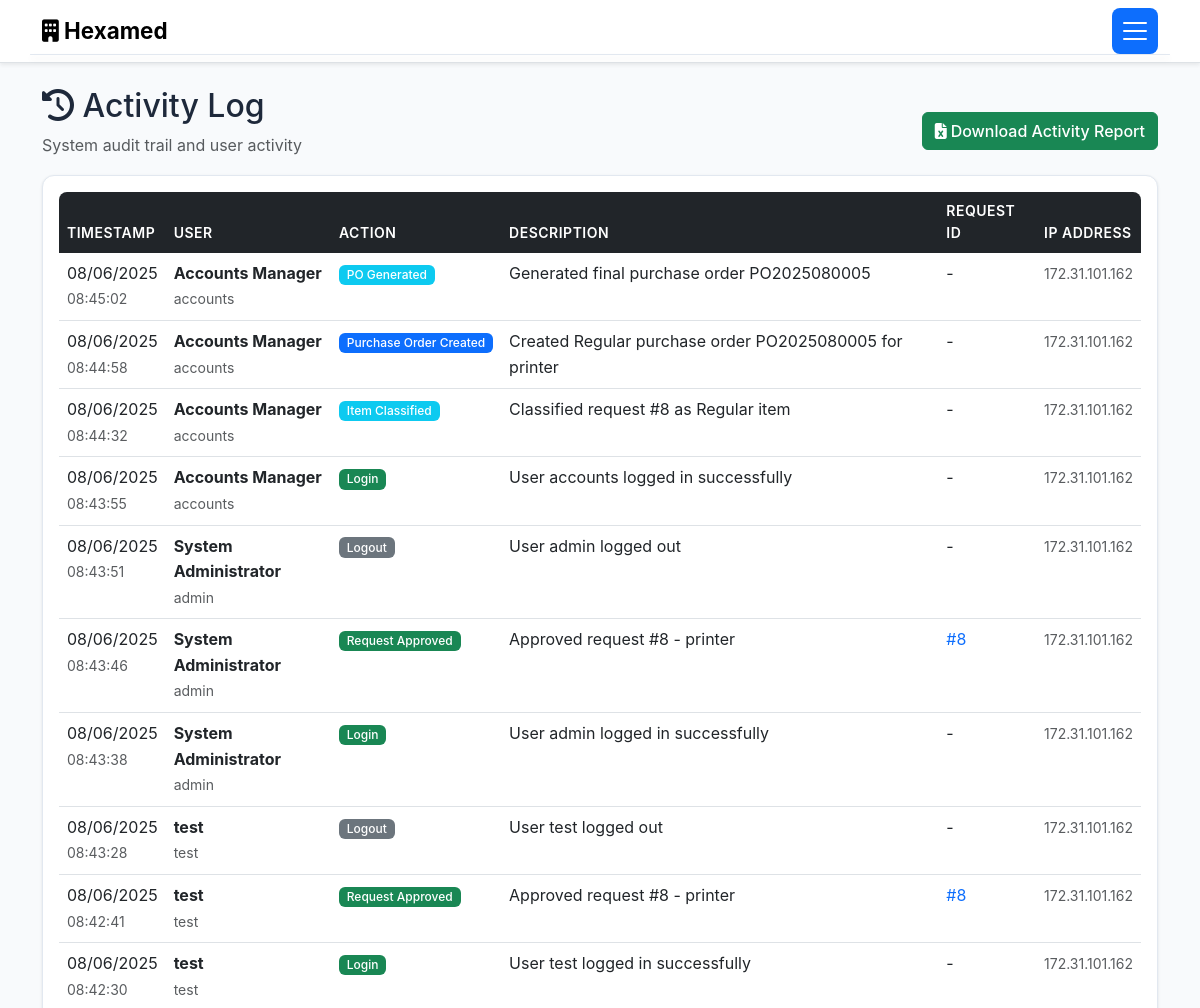
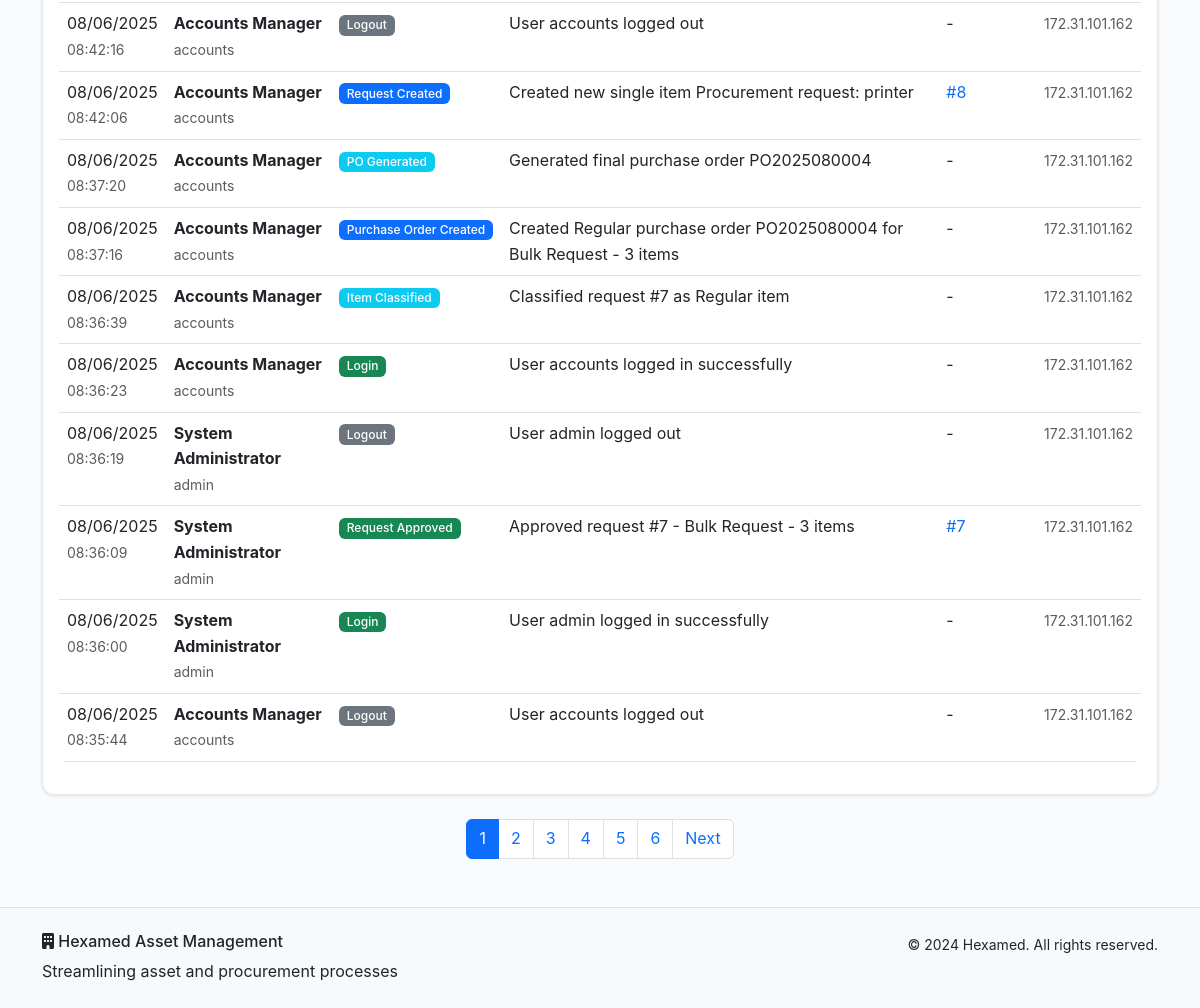
The app's page /activity (signed in) with its own data (2 pictures, top to bottom).
### models.py (models this page shows, shortened)
class ActivityLog(db.Model):
    id = db.Column(db.Integer, primary_key=True)
    action = db.Column(db.String(100), nullable=False)
    description = db.Column(db.Text, nullable=False)
    timestamp = db.Column(db.DateTime, default=datetime.utcnow)
    ip_address = db.Column(db.String(45))
    user_id = db.Column(db.Integer, db.ForeignKey('user.id'), nullable=False)
    request_id = db.Column(db.Integer, db.ForeignKey('asset_request.id'), nullable=True)
    user = db.relationship('User', backref='activities')
    request = db.relationship('AssetRequest', backref='activities')

class User(db.Model):
    id = db.Column(db.Integer, primary_key=True)
    username = db.Column(db.String(80), unique=True, nullable=False)
    email = db.Column(db.String(120), unique=True, nullable=False)
    password_hash = db.Column(db.String(256), nullable=False)
    role = db.Column(db.String(50), nullable=False, default='User')
    full_name = db.Column(db.String(100), nullable=False)
    floor = db.Column(db.String(50))
    department = db.Column(db.String(100))
    created_at = db.Column(db.DateTime, default=datetime.utcnow)
    is_active = db.Column(db.Boolean, default=True)
    requests = db.relationship('AssetRequest', foreign_keys='AssetRequest.user_id', backref='requester', lazy=True)

### routes.py (the view)
    def decorated_function(*args, **kwargs):
        if 'user_id' not in session:
            flash('Please log in to access this page.', 'warning')
            return redirect(url_for('login'))
        return f(*args, **kwargs)

### routes.py (called while the page is built)
def require_login(f):
    def decorated_function(*args, **kwargs):
        if 'user_id' not in session:
            flash('Please log in to access this page.', 'warning')
            return redirect(url_for('login'))
        return f(*args, **kwargs)
    decorated_function.__name__ = f.__name__
    return decorated_function

@app.route('/activity')
@require_login
def activity_log():
    user = User.query.get(session['user_id'])
    page = request.args.get('page', 1, type=int)
    activities = ActivityLog.query.order_by(ActivityLog.timestamp.desc()).paginate(
        page=page, per_page=20, error_out=False)
    return render_template('activity.html', activities=activities, user=user)

### templates/activity.html (shortened to what this page needs)
{% extends "base.html" %}
{% block content %}
<div class="container my-4">
    <div class="row">
        <div class="col">
            <div class="d-flex justify-content-between align-items-center">
                <div>
                    <h2><i class="fas fa-history"></i> Activity Log</h2>
                    <p class="text-muted">System audit trail and user activity</p>
                </div>
                {% if user.role in ['Admin', 'MD', 'Accounts/SCM'] %}
                <div>
                    <a href="{{ url_for('download_recent_activity') }}" class="btn btn-success">
                        <i class="fas fa-file-excel me-1"></i>Download Activity Report
                    </a>
                </div>
                {% endif %}
            </div>
        </div>
    </div>
    {% if activities.items %}
    <div class="card">
        <div class="card-body">
            <div class="table-responsive">
                <table class="table table-hover">
                    <thead>
                        <tr>
                            <th>Timestamp</th>
                            <th>User</th>
                            <th>Action</th>
                            <th>Description</th>
                            <th>Request ID</th>
                            <th>IP Address</th>
                        </tr>
                    </thead>
                    <tbody>
                        {% for activity in activities.items %}
                        <tr>
                            <td>
                                <div>
                                    {{ activity.timestamp.strftime('%m/%d/%Y') }}
                                    <br><small class="text-muted">{{ activity.timestamp.strftime('%H:%M:%S') }}</small>
                                </div>
                            </td>
                            <td>
                                <div>
                                    <strong>{{ activity.user.full_name }}</strong>
                                    <br><small class="text-muted">{{ activity.user.username }}</small>
                                </div>
                            </td>
                            <td>
                                {% if 'Login' in activity.action %}
                                    <span class="badge bg-success">{{ activity.action }}</span>
                                {% elif 'Logout' in activity.action %}
                                    <span class="badge bg-secondary">{{ activity.action }}</span>
                                {% elif 'Created' in activity.action %}
                                    <span class="badge bg-primary">{{ activity.action }}</span>
                                {% elif 'Approved' in activity.action %}
                                    <span class="badge bg-success">{{ activity.action }}</span>
                                {% elif 'Rejected' in activity.action %}
                                    <span class="badge bg-danger">{{ activity.action }}</span>
                                {% elif 'Hold' in activity.action %}
                                    <span class="badge bg-warning">{{ activity.action }}</span>
                                {% else %}
                                    <span class="badge bg-info">{{ activity.action }}</span>
                                {% endif %}
                            </td>
                            <td>{{ activity.description }}</td>
                            <td>
                                {% if activity.request_id %}
                                    <a href="{{ url_for('view_requests') }}" class="text-decoration-none">
                                        #{{ activity.request_id }}
                                    </a>
                                {% else %}
                                    -
                                {% endif %}
                            </td>
                            <td>
                                <small class="text-muted">{{ activity.ip_address or '-' }}</small>
                            </td>
                        </tr>
                        {% endfor %}
                    </tbody>
                </table>
            </div>
        </div>
    </div>
    {% if activities.pages > 1 %}
    <nav class="mt-4">
        <ul class="pagination justify-content-center">
            {% for page_num in activities.iter_pages() %}
                {% if page_num %}
                    {% if page_num != activities.page %}
                        <li class="page-item">
                            <a class="page-link" href="{{ url_for('activity_log', page=page_num) }}">{{ page_num }}</a>
                        </li>
                    {% else %}
                        <li class="page-item active">
                            <span class="page-link">{{ page_num }}</span>
                        </li>
                    {% endif %}
                {% else %}
                    <li class="page-item disabled">
                        <span class="page-link">...</span>
                    </li>
                {% endif %}
            {% endfor %}
            {% if activities.has_next %}
                <li class="page-item">
                    <a class="page-link" href="{{ url_for('activity_log', page=activities.next_num) }}">Next</a>
                </li>
            {% endif %}
        </ul>
    </nav>
    {% endif %}
    {% endif %}
</div>
{% endblock %}

### static/style.css (style rules this page uses)
:root { --hexamed-primary: #2563eb; --hexamed-secondary: #64748b; --hexamed-success: #00ffaa; --hexamed-warning: #ffa200; --hexamed-danger: #ff0000; --hexamed-info: #06b6d4; --hexamed-light: #f8fafc; --hexamed-dark: #465977; --hexamed-gradient: linear-gradient(135deg, #2563eb, #06b6d4); }
body { font-family: 'Inter', 'Segoe UI', Tahoma, Geneva, Verdana, sans-serif; line-height: 1.6; background-color: #f8fafc; color: #1e293b; }
.card { border: 1px solid #e2e8f0; border-radius: 0.75rem; box-shadow: 0 1px 3px rgba(0, 0, 0, 0.1); transition: all 0.3s ease; background: white; }
.btn { font-weight: 500; transition: all 0.3s ease; border-radius: 0.375rem; }
.table { border-radius: 0.5rem; overflow: hidden; }
.table thead th { background-color: var(--bs-dark); color: white; border: none; font-weight: 600; text-transform: uppercase; font-size: 0.875rem; letter-spacing: 0.5px; }
.table tbody tr { transition: background-color 0.2s ease; }
.badge { font-weight: 500; font-size: 0.75rem; padding: 0.35em 0.65em; }

### records on screen
ActivityLog: timestamp "08/06/2025", timestamp "08:45:02", user.full_name "Accounts Manager", user.username "accounts", action "PO Generated", description "Generated final purchase order PO2025080005", ip_address "172.31.101.162"
ActivityLog: timestamp "08/06/2025", timestamp "08:44:58", user.full_name "Accounts Manager", user.username "accounts", action "Purchase Order Created", description "Created Regular purchase order PO2025080005 for printer", ip_address "172.31.101.162"
ActivityLog: timestamp "08/06/2025", timestamp "08:44:32", user.full_name "Accounts Manager", user.username "accounts", action "Item Classified", description "Classified request #8 as Regular item", ip_address "172.31.101.162"
ActivityLog: timestamp "08/06/2025", timestamp "08:43:55", user.full_name "Accounts Manager", user.username "accounts", action "Login", description "User accounts logged in successfully", ip_address "172.31.101.162"
ActivityLog: timestamp "08/06/2025", timestamp "08:43:51", user.full_name "System Administrator", user.username "admin", action "Logout", description "User admin logged out", ip_address "172.31.101.162"
ActivityLog: timestamp "08/06/2025", timestamp "08:43:46", user.full_name "System Administrator", user.username "admin", action "Request Approved", description "Approved request #8 - printer", request_id "8", ip_address "172.31.101.162"
ActivityLog: timestamp "08/06/2025", timestamp "08:43:38", user.full_name "System Administrator", user.username "admin", action "Login", description "User admin logged in successfully", ip_address "172.31.101.162"
ActivityLog: timestamp "08/06/2025", timestamp "08:43:28", user.full_name "test", user.username "test", action "Logout", description "User test logged out", ip_address "172.31.101.162"
ActivityLog: timestamp "08/06/2025", timestamp "08:42:41", user.full_name "test", user.username "test", action "Request Approved", description "Approved request #8 - printer", request_id "8", ip_address "172.31.101.162"
ActivityLog: timestamp "08/06/2025", timestamp "08:42:30", user.full_name "test", user.username "test", action "Login", description "User test logged in successfully", ip_address "172.31.101.162"
ActivityLog: timestamp "08/06/2025", timestamp "08:42:16", user.full_name "Accounts Manager", user.username "accounts", action "Logout", description "User accounts logged out", ip_address "172.31.101.162"
ActivityLog: timestamp "08/06/2025", timestamp "08:42:06", user.full_name "Accounts Manager", user.username "accounts", action "Request Created", description "Created new single item Procurement request: printer", request_id "8", ip_address "172.31.101.162"
ActivityLog: timestamp "08/06/2025", timestamp "08:37:20", user.full_name "Accounts Manager", user.username "accounts", action "PO Generated", description "Generated final purchase order PO2025080004", ip_address "172.31.101.162"
ActivityLog: timestamp "08/06/2025", timestamp "08:37:16", user.full_name "Accounts Manager", user.username "accounts", action "Purchase Order Created", description "Created Regular purchase order PO2025080004 for Bulk Request - 3 items", ip_address "172.31.101.162"
ActivityLog: timestamp "08/06/2025", timestamp "08:36:39", user.full_name "Accounts Manager", user.username "accounts", action "Item Classified", description "Classified request #7 as Regular item", ip_address "172.31.101.162"
ActivityLog: timestamp "08/06/2025", timestamp "08:36:23", user.full_name "Accounts Manager", user.username "accounts", action "Login", description "User accounts logged in successfully", ip_address "172.31.101.162"
ActivityLog: timestamp "08/06/2025", timestamp "08:36:19", user.full_name "System Administrator", user.username "admin", action "Logout", description "User admin logged out", ip_address "172.31.101.162"
ActivityLog: timestamp "08/06/2025", timestamp "08:36:09", user.full_name "System Administrator", user.username "admin", action "Request Approved", description "Approved request #7 - Bulk Request - 3 items", request_id "7", ip_address "172.31.101.162"
ActivityLog: timestamp "08/06/2025", timestamp "08:36:00", user.full_name "System Administrator", user.username "admin", action "Login", description "User admin logged in successfully", ip_address "172.31.101.162"
ActivityLog: timestamp "08/06/2025", timestamp "08:35:44", user.full_name "Accounts Manager", user.username "accounts", action "Logout", description "User accounts logged out", ip_address "172.31.101.162"

### other values on screen
{{ page_num }} "1"
{{ page_num }} "2" "3" "4" "5" "6"
